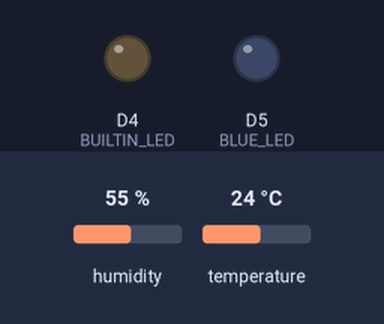
The sketch below on a simulated ESP8266 (NodeMCU). Shown: output pins drawn as LEDs (lit = HIGH, except the on-board LED, lit = LOW). The test bench sets the inputs (shaded band); at power-on: humidity 55 %, temperature 24 °C. WiFi joins after 1.5 s; servers stay silent unless stated; what the sketch prints to the serial monitor is not drawn.

Above: at 0.1 s.
At 1.6 s:
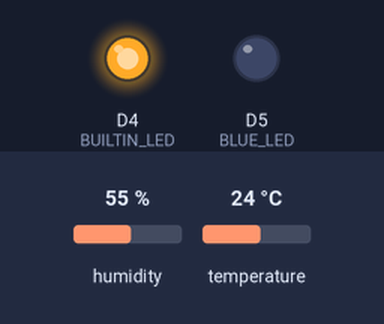
Timing chart, 0 to 3.1 s (numbered marks = the images above):
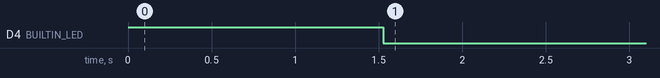

Measured:
- by itself, D4 (BUILTIN_LED): HIGH → LOW at 1.5 s

The sketch:

esp_things_speak.ino
```cpp
#include <ESP8266WiFi.h>
#include <ThingSpeak.h>
#include <DHT.h>

#define DHTPIN D3        // DHT11 data pin
#define DHTTYPE DHT11

#define BUILTIN_LED LED_BUILTIN
#define BLUE_LED D5      // (optional)

#define TEMP_THRESHOLD 30
#define HUMID_THRESHOLD 30

const char* ssid = "RajuPhone";
const char* password = "AkkiAshu3020";
unsigned long myChannelNumber = 2995157; // e.g., 123456
const char *myWriteAPIKey = "95SDSCXP9N8YD25A";

DHT dht(DHTPIN, DHTTYPE);
WiFiClient client;

void setup() {
  Serial.begin(115200);
  dht.begin();
  pinMode(BUILTIN_LED, OUTPUT);
  pinMode(BLUE_LED, OUTPUT);
  digitalWrite(BUILTIN_LED, HIGH);
  digitalWrite(BLUE_LED, LOW);

  // Connect to WiFi
  Serial.print("Connecting to ");
  Serial.println(ssid);
  WiFi.begin(ssid, password);
  while (WiFi.status() != WL_CONNECTED) {
    delay(500);
    Serial.print(".");
  }
  Serial.println("\nWiFi connected");

  ThingSpeak.begin(client);
}

void loop() {
  float h = dht.readHumidity();
  float t = dht.readTemperature();

  if (isnan(h) || isnan(t)) {
    Serial.println("Failed to read from DHT11!");
    delay(2000);
    return;
  }

  Serial.print("Temperature: ");
  Serial.print(t);
  Serial.print(" *C\tHumidity: ");
  Serial.print(h);
  Serial.println(" %");

  // LED logic
  digitalWrite(BUILTIN_LED, t < TEMP_THRESHOLD ? LOW : HIGH);
  digitalWrite(BLUE_LED, h < HUMID_THRESHOLD ? HIGH : LOW);

  // Upload to ThingSpeak
  ThingSpeak.setField(1, t);
  ThingSpeak.setField(2, h);

  int x = ThingSpeak.writeFields(myChannelNumber, myWriteAPIKey);
  if (x == 200) {
    Serial.println("Channel update successful.");
  } else {
    Serial.print("Problem updating channel. HTTP error code ");
    Serial.println(x);
  }

  delay(20000); // ThingSpeak allows updates every 15 seconds (min), 20s is safe
}
```
